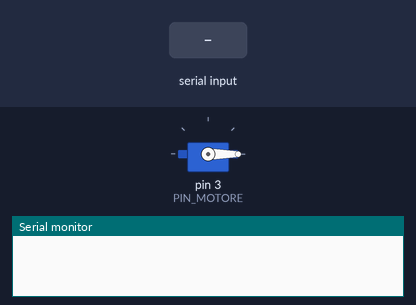
Recording of a sketch running on a simulated Arduino Uno, built with avr-gcc and run on an emulated ATmega328P. On the bench: servo, the last lines printed to the serial monitor. Inputs (shaded band) come from the test bench.

Above: at 4.2 s.
4.3 s: "+" received over Serial
At 4.7 s:
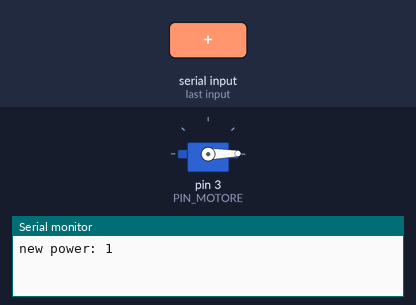
5.8 s: "p" received over Serial
At 6.7 s:
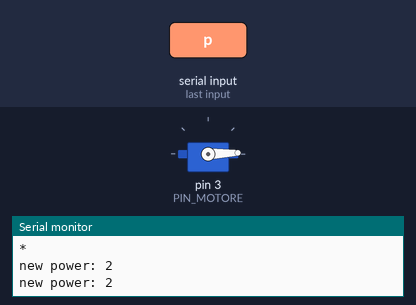
Timing chart, 0 to 8.8 s (numbered marks = the images above; inputs shaded):
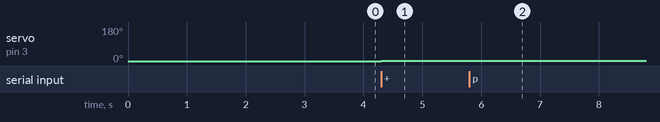

The sketch:

TestReattivitaMotore.pde
```cpp
#include <Servo.h>
#include <Wire.h>
//#include "NunchukFarlocco.h"

#define PIN_MOTORE 3
#define MAX_VALUES 70
Servo motore = Servo();
//NunchukFarlocco nun;
boolean continua=true;
unsigned long startRead=0;

void setup(){
  Serial.begin(19200);
  motore.attach( PIN_MOTORE, 1000, 2500 );
//  nun.nunchuck_init(); // send the initilization handshake
  motore.write(0);
  delay(3000);
  startRead=micros();
}

float values[MAX_VALUES];
long valueTime[MAX_VALUES];
int enginePower=0;
unsigned long lastPrint=0;

int actualValue=0;

void loop(){
//  delay(2);
/*
  nun.update();
  values[actualValue]=nun.value[2];

  //if (values[actualValue]!=0){
    valueTime[actualValue]= micros()-startRead;
    actualValue++;
  //}else{
//   Serial.println();
  //}
  /*
  float *ris=nun.leggi();
  for (int i=0;i<3;i++){
    values[actualValue][i]=ris[i];
  }
  */

  if (actualValue>=MAX_VALUES){
    actualValue=0;
    printValues();
    startRead=micros();
  }

  char letto='n';
  boolean lettoQualcosa=false;
  while (Serial.available() > 0){
    letto = Serial.read();
    lettoQualcosa=true;
    switch(letto){
      case '-':
        enginePower--;
        motore.write(enginePower);
        break;
      case '+':
        enginePower++;
        motore.write(enginePower);
        break;
      case 's':
        enginePower=0;
        motore.write(enginePower);
        break;
      case 'p':
        actualValue=0;
        printValues();
        resettaLettura();
        break;
    }
  }
  if (lettoQualcosa){
    Serial.print("new power: ");
      Serial.println(enginePower);
    //motore.write(enginePower);
  }
  /*
  if (millis() - lastPrint > 1000){
    lastPrint=millis();
    Serial.println(enginePower);
  }
  */
}

void resettaLettura(){
  actualValue=0;
  startRead=micros();
}

void printValues(){
  unsigned long iniziostampa=micros();

  Serial.println("Dati raccolti:");
  for (int i=0; i < MAX_VALUES; i++){
    Serial.print(" time:");
    Serial.print(valueTime[i]);
    {
      Serial.print(" ");
      Serial.print(values[i]);
    }
    /*
    for (int a=0; a < MAX_VALUES; a++){
      Serial.print(" ");
      Serial.print(values[i][a]);
    }
    */
    Serial.println();
  }
  Serial.print(" time stampa:");
  Serial.println(micros()-iniziostampa);
  Serial.println("*");

  if (continua){
    enginePower++;
  }
  if (enginePower>100){
    enginePower=0;
    continua = false;
  }
  Serial.print("new power: ");
  Serial.println(enginePower);
  resettaLettura();
  motore.write(enginePower);
}
```

NunchukFarlocco.cpp
```cpp
#include "NunchukFarlocco.h"
/*actual accel best value:
#define ACC_ZERO_X 484
#define ACC_ZERO_Y 540
#define ACC_ZERO_Z 310
*/
int ACC_ZERO_X = 0;
int ACC_ZERO_Y = 0;
int ACC_ZERO_Z = 0;

int NunchukFarlocco::update(){
  return nunchuck_get_data();
}

float* NunchukFarlocco::leggi(){
  return value;
}
int cnt=0;

int NunchukFarlocco::nunchuck_get_data(){

  while (Wire.available () && cnt<5) {
    // receive byte as an integer
    nunchuck_buf[cnt] = nunchuk_decode_byte(Wire.receive());
    cnt++;
  }

  // If we recieved the 6 bytes, then go elaborate them
  if (cnt >= 5) {
    nunchuck_send_request();  // send request for next data payload
    cnt-=5;
    return nunchuk_elaborate_data();   // success
  }
  return 0; //failure
}

float gSquared=0, g, minE, maxE;
int NunchukFarlocco::nunchuk_elaborate_data(){
  int accel_x_axis = nunchuck_buf[2];
  int accel_y_axis = nunchuck_buf[3];
  int accel_z_axis = nunchuck_buf[4];

  // byte nunchuck_buf[5] contains bits for z and c buttons
  // it also contains the least significant bits for the accelerometer data
  // so we have to check each bit of byte outbuf[5]
  /*
  if ((nunchuck_buf[5] >> 0) & 1)
    z_button = 1;
  if ((nunchuck_buf[5] >> 1) & 1)
    c_button = 1;
  */
  if ((nunchuck_buf[5] >> 2) & 1)
    accel_x_axis += 2;
  if ((nunchuck_buf[5] >> 3) & 1)
    accel_x_axis += 1;

  if ((nunchuck_buf[5] >> 4) & 1)
    accel_y_axis += 2;
  if ((nunchuck_buf[5] >> 5) & 1)
    accel_y_axis += 1;

  if ((nunchuck_buf[5] >> 6) & 1)
    accel_z_axis += 2;
  if ((nunchuck_buf[5] >> 7) & 1)
    accel_z_axis += 1;


  //int x = map(accel_x_axis, 85, 880, -300, 300);
  //int y = map(accel_y_axis, 130, 900, -300, 300);
  //int z = map(accel_z_axis, 90, 700, -300, 300);
  value[0]=accel_x_axis-ACC_ZERO_X;
  value[1]=accel_y_axis-ACC_ZERO_Y;
  value[2]=accel_z_axis-ACC_ZERO_Z;
  return value[0];//+value[1]+value[2];
  /*
  Serial.print("x:");
  Serial.print(x);
  Serial.print("y:");
  Serial.print(y);
  Serial.print("z:");
  Serial.println(z);


  Serial.print( "t:" );
  Serial.println( t );
  */
  /*
  unsigned long t = x*x+y*y+z*z;
  if (9025 < t && t < 11025){
    value[0]=x;
    value[1]=y;
    value[2]=z;
  }
  /*
  else{
    Serial.println("nun bad data");
  }
  */
  /*
  value[0] = map(accel_x_axis, 20, 250, -100, 100);
  value[1] = map(accel_y_axis, 130, 900, -100, 100);
  value[2] = map(accel_z_axis, 90, 700, -100, 100);
  */
  /*
  Serial.print("x:");
  Serial.print(accel_x_axis);
  Serial.print(" ");
  Serial.print(value[0]);
  Serial.print("y:");
  Serial.print(accel_y_axis);
  Serial.print(" ");
  Serial.print(value[1]);
  Serial.print("z:");
  Serial.print(accel_z_axis);
  Serial.print(" ");
  Serial.print(value[2]);

  float t = value[0]*value[0]+value[1]*value[1]+value[2]*value[2];
  Serial.print( "t:" );
  Serial.println( sqrt(t) );
/*
  Serial.print("x:");
  Serial.print(value[0]);
  Serial.print("y:");
  Serial.print(value[1]);
  Serial.print("z:");
  Serial.println(value[2]);
  /*
  double phi = atan2(value[1], value[0]);
  double theta = acos( value[2]/sqrt(t) );
  float x=100*sin(theta)*cos(phi);
  float y=100*sin(theta)*sin(phi);
  float z=100*cos(theta);
  value[0]=x;
  value[1]=y;
  value[2]=z;
/*  Serial.print("x:");
  Serial.print( x );
  Serial.print(" y:");
  Serial.print( y );
  Serial.print(" z:");
  Serial.print( z );
  Serial.print(" old distance:");
  Serial.print( sqrt(t) );
  Serial.print(" new distance:");
  Serial.print( sqrt(x*x+y*y+z*z) );

  /*
  if (gSquared==0){
    g = x*x+y*y+z*z;
    gSquared=sqrt(g);
    minE = g-(g/5);
    maxE = g+(g/5);
  }else{
    float t = x*x+y*y+z*z;

    /*
    Serial.print( "t:" );
    Serial.print( sqrt(t) );
    Serial.print(" should be:");
    Serial.println( gSquared );

    if (t!=g){
      if (t >= minE && t <= maxE){
        double phi = atan2(y, x);
        double theta = acos( z/sqrt(t) );
        x=gSquared*sin(theta)*cos(phi);
        y=gSquared*sin(theta)*sin(phi);
        z=gSquared*cos(theta);
        /*
        Serial.print("old distance:");
        Serial.print( sqrt(t) );
        Serial.print(" new distance:");
        Serial.print( sqrt(x*x+y*y+z*z) );
        Serial.print(" should be:");
        Serial.println( gSquared );


      }else{
        /*
        Serial.print( "acc no good data; t:" );
        Serial.print( sqrt(t) );
        Serial.print(" should be:");
        Serial.println( gSquared );


      }
    }
  }
  */
}

// Encode data to format that most wiimote drivers except
// only needed if you use one of the regular wiimote drivers
char NunchukFarlocco::nunchuk_decode_byte (char x){
  x = (x ^ 0x17) + 0x17;
  return x;
}

void NunchukFarlocco::nunchuck_send_request(){
  Wire.beginTransmission(0x52);	// transmit to device 0x52
  Wire.send(0x00);		// sends one byte
  Wire.endTransmission();	// stop transmitting
  Wire.requestFrom (0x52, 6);
}

void NunchukFarlocco::nunchuck_init(){
    /*
    //
    // FOR ORIGINAL NUNCHUCK
    //
  Wire.begin();	                // join i2c bus as master
  Wire.beginTransmission(0x52);	// transmit to device 0x52
  Wire.send(0x40);		// sends memory address
  Wire.send(0x00);		// sends sent a zero.
  Wire.endTransmission();	// stop transmitting
    //
    // END FOR ORIGINAL NUNCHUCK
    //
  */

  //
  // FOR FAKE NUNCHUCK
  //
  byte cnt;
  //Serial.print ("Begin3\n");
  Wire.begin();
//  Serial.print ("Begin4\n");
  // init controller
  delay(1);
  Wire.beginTransmission(0x52);	// device address
//  Serial.print ("Begin40\n");
  Wire.send(0xF0);		        // 1st initialisation register
//  Serial.print ("Begin40\n");
  Wire.send(0x55);		        // 1st initialisation value
  Serial.print ("Begin40\n");
  Wire.endTransmission();
  Serial.print ("Begin41\n");
  delay(1);
  Wire.beginTransmission(0x52);
  Wire.send(0xFB);		        // 2nd initialisation register
  Wire.send(0x00);		        // 2nd initialisation value
  Serial.print ("Begin42\n");
  Wire.endTransmission();
  delay(1);
  Serial.print ("Begin5\n");
  // read the extension type from the register block
  Wire.beginTransmission(0x52);
  Wire.send(0xFA);		        // extension type register
  Wire.endTransmission();
  Wire.beginTransmission(0x52);
  Wire.requestFrom(0x52, 6); 	        // request data from controller
  Serial.print ("Begin6\n");
  for (cnt = 0; cnt < 6; cnt++) {
    if (Wire.available()) {
        ctrlr_type[cnt] = Wire.receive(); // Should be 0x0000 A420 0101 for Classic Controller, 0x0000 A420 0000 for nunchuck
    }
    Serial.print ("Begin7\n");
  }
  Wire.endTransmission();
  delay(1);

  // send the crypto key (zeros), in 3 blocks of 6, 6 & 4.
  Wire.beginTransmission(0x52);
  Wire.send(0xF0);		        // crypto key command register
  Wire.send(0xAA);		        // sends crypto enable notice
  Wire.endTransmission();
  delay(1);
  Wire.beginTransmission(0x52);
  Wire.send(0x40);		        // crypto key data address
  for (cnt = 0; cnt < 6; cnt++) {
    Wire.send(0x00);		        // sends 1st key block (zeros)
  }
  Wire.endTransmission();
  Wire.beginTransmission(0x52);
  Wire.send(0x40);		        // sends memory address
  for (cnt = 6; cnt < 12; cnt++) {
    Wire.send(0x00);		        // sends 2nd key block (zeros)
  }
  Wire.endTransmission();
  Wire.beginTransmission(0x52);
  Wire.send(0x40);		        // sends memory address
  for (cnt = 12; cnt < 16; cnt++) {
    Wire.send(0x00);		        // sends 3rd key block (zeros)
  }
  Wire.endTransmission();
  delay(1);
  //end device init

  //
  // END FAKE NUNCHUCK
  //

  nunchuck_send_request();

  nunchuck_get_data();

  ACC_ZERO_X=value[0];
  ACC_ZERO_Y=value[1];
  ACC_ZERO_Z=value[2];
}
```

NunchukFarlocco.h
```cpp
#ifndef NunchukFarlocco_h
#define NunchukFarlocco_h

#include <WProgram.h>
#include <Wire.h>

class NunchukFarlocco{

  public:
    void nunchuck_init(); // send the initilization handshake
    int update();
    float* leggi();
    float value[3];
  private:
    int nunchuck_get_data();
    char nunchuk_decode_byte (char x);
    void nunchuck_send_request();
    int nunchuk_elaborate_data();
    uint8_t nunchuck_buf[6];   // array to store nunchuck data,
    uint8_t ctrlr_type[6];
};
#endif
```

Measured:
- after the input at 4.3 s, servo on pin 3 (PIN_MOTORE): 0° → 1° at once
- after the input at 5.8 s, servo on pin 3 (PIN_MOTORE): 1° → 2° after 0.50 s
